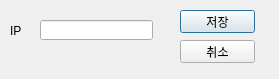
<?xml version="1.0" encoding="UTF-8"?>
<ui version="4.0">
 <class>SettingDialog</class>
 <widget class="QDialog" name="SettingDialog">
  <property name="geometry">
   <rect>
    <x>0</x>
    <y>0</y>
    <width>279</width>
    <height>79</height>
   </rect>
  </property>
  <property name="windowTitle">
   <string>Dialog</string>
  </property>
  <widget class="QLabel" name="label">
   <property name="geometry">
    <rect>
     <x>10</x>
     <y>20</y>
     <width>56</width>
     <height>21</height>
    </rect>
   </property>
   <property name="text">
    <string>IP</string>
   </property>
  </widget>
  <widget class="QLineEdit" name="lineEdit">
   <property name="geometry">
    <rect>
     <x>40</x>
     <y>20</y>
     <width>113</width>
     <height>20</height>
    </rect>
   </property>
  </widget>
  <widget class="QPushButton" name="saveBtn">
   <property name="geometry">
    <rect>
     <x>180</x>
     <y>10</y>
     <width>75</width>
     <height>23</height>
    </rect>
   </property>
   <property name="text">
    <string>저장</string>
   </property>
  </widget>
  <widget class="QPushButton" name="cancelBtn">
   <property name="geometry">
    <rect>
     <x>180</x>
     <y>40</y>
     <width>75</width>
     <height>23</height>
    </rect>
   </property>
   <property name="text">
    <string>취소</string>
   </property>
  </widget>
 </widget>
 <resources/>
 <connections/>
</ui>
